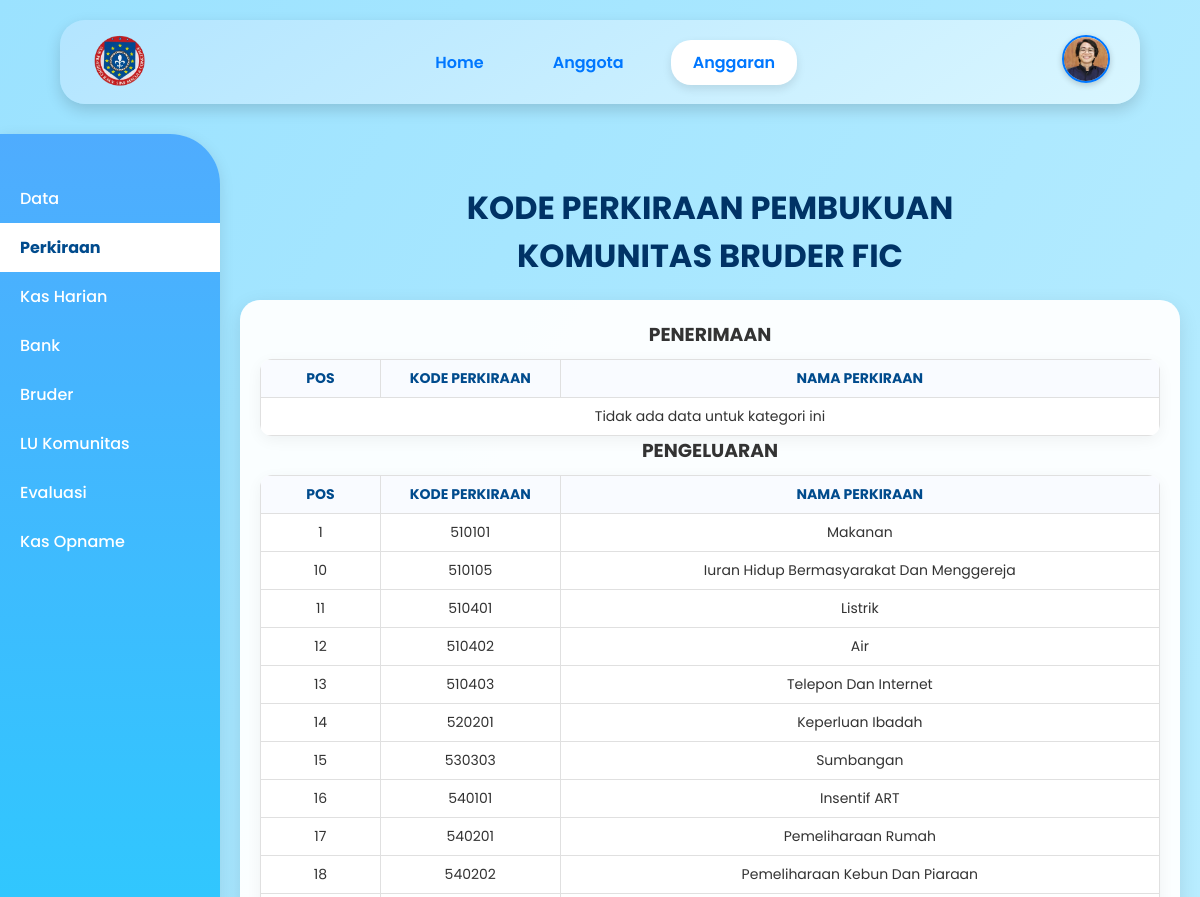
Page /anggaran_eco_perkiraan.php (signed in, upper part) on the earlier database version.
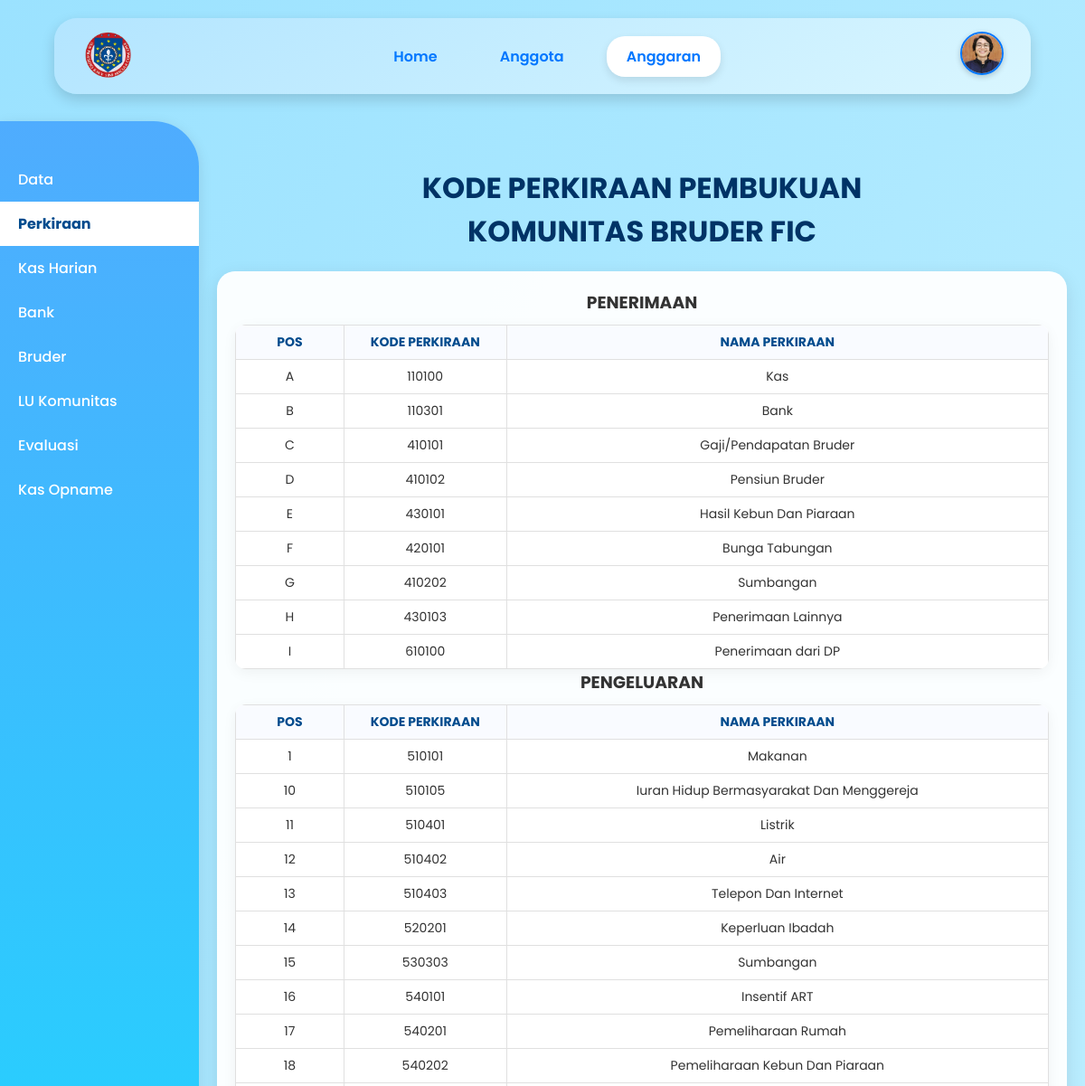
Same page on the later database version.
### tables this page shows
CREATE TABLE `2_perkiraan` (
  `ID_pos` varchar(5) NOT NULL,
  `kode` varchar(50) DEFAULT NULL,
  `akun` varchar(100) DEFAULT NULL,
  `posisi` varchar(50) DEFAULT NULL
);

### anggaran_eco_perkiraan.php (the view, shortened to what this page needs)
<?php
try {
    $pdo = new PDO("mysql:host=localhost;dbname=ibd_kelompok6_brd", "root", "");
    $pdo->setAttribute(PDO::ATTR_ERRMODE, PDO::ERRMODE_EXCEPTION);
    $stmt = $pdo->prepare("
        SELECT db.foto
        FROM login_bruder lb
        LEFT JOIN data_bruder db ON lb.ID_bruder = db.ID_bruder
        WHERE lb.ID_bruder = ?
    ");
    $stmt->execute([$_SESSION['ID_bruder']]);
    $user = $stmt->fetch(PDO::FETCH_ASSOC);
    $foto = !empty($user['foto']) ? $user['foto'] : 'default.png';
} catch (PDOException $e) {
    die("Koneksi gagal: " . $e->getMessage());
}
function tampilTabel($pdo, $kategori) {
    echo "<h3>$kategori</h3>";
    echo "<table>";
    echo "<tr>
            <th>POS</th>
            <th>KODE PERKIRAAN</th>
            <th>NAMA PERKIRAAN</th>
          </tr>";
    $stmt = $pdo->prepare("SELECT * FROM `2_perkiraan` WHERE posisi = ? ORDER BY ID_pos ASC");
    $stmt->execute([$kategori]);
    $data = $stmt->fetchAll(PDO::FETCH_ASSOC);
    if ($data) {
        foreach ($data as $row) {
            echo "<tr>
                    <td>{$row['ID_pos']}</td>
                    <td>{$row['kode']}</td>
                    <td>{$row['akun']}</td>
                  </tr>";
        }
    } else {
        echo "<tr><td colspan='3'>Tidak ada data untuk kategori ini</td></tr>";
    }
    echo "</table>";
}
?>
<!DOCTYPE html>
<html lang="id">
<head>
</head>
<body>
    <header>
        <img src="foto/logo.png" alt="Logo" class="logo">
        <nav>
            <a href="dashboard_eco.php">Home</a>
            <a href="anggota.php">Anggota</a>
            <a href="anggaran_eco.php" class="active">Anggaran</a>
        </nav>
        <div class="profile-wrapper" onclick="toggleDropdown()">
            <img src="foto/<?= htmlspecialchars($foto) ?>" alt="Foto Bruder" class="profile-pic">
        </div>
    </header>
    <div class="container">
        <div class="sidebar">
            <a href="anggaran_eco.php">Data</a>
            <a href="anggaran_eco_perkiraan.php" class="active">Perkiraan</a>
            <a href="anggaran_eco_kas.php">Kas Harian</a>
            <a href="anggaran_eco_bank.php">Bank</a>
            <a href="anggaran_eco_bruder.php">Bruder</a>
            <a href="anggaran_eco_lu.php">LU Komunitas</a>
            <a href="anggaran_eco_evaluasi.php">Evaluasi</a>
            <a href="anggaran_eco_opname.php">Kas Opname</a>
        </div>
        <div class="main">
            <main>
                <h1>KODE PERKIRAAN PEMBUKUAN<br>KOMUNITAS BRUDER FIC</h1>
                <div class="card">
                    <?php
                        tampilTabel($pdo, "PENERIMAAN");
                        tampilTabel($pdo, "PENGELUARAN");
                    ?>
                </div>
            </main>
        </div>
    </div>
</body>
</html>

Differences in the rows shown:
now on this page (row edited): 2_perkiraan: ID_pos "A", kode "110100", akun "Kas"
now on this page (row edited): 2_perkiraan: ID_pos "B", kode "110301", akun "Bank"
now on this page (row edited): 2_perkiraan: ID_pos "C", kode "410101", akun "Gaji/Pendapatan Bruder"
now on this page (row edited): 2_perkiraan: ID_pos "D", kode "410102", akun "Pensiun Bruder"
now on this page (row edited): 2_perkiraan: ID_pos "E", kode "430101", akun "Hasil Kebun Dan Piaraan"
now on this page (row edited): 2_perkiraan: ID_pos "F", kode "420101", akun "Bunga Tabungan"
now on this page (row edited): 2_perkiraan: ID_pos "G", kode "410202", akun "Sumbangan"
now on this page (row edited): 2_perkiraan: ID_pos "H", kode "430103", akun "Penerimaan Lainnya"
now on this page (row edited): 2_perkiraan: ID_pos "I", kode "610100", akun "Penerimaan dari DP"
Other differences:
text no longer shown: "Tidak ada data untuk kategori ini"
